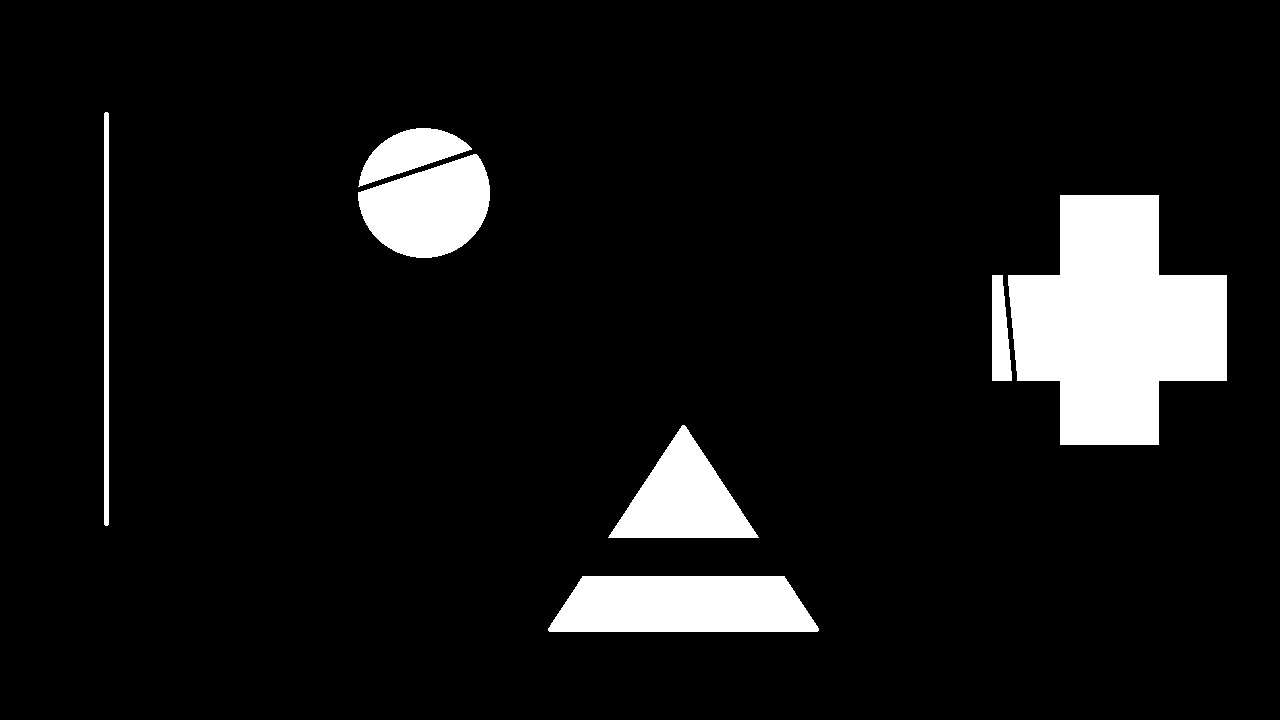
#> input picture practicum/operations_2.jpg, 1280 x 720 px; the run also reads 2 pictures not shown here
$ jupyter execute --allow-errors img_processing.ipynb
#> lines starting #> are read from the running program, lines starting #| are printed output that depends on the picture
[cell 1]
import cv2
import numpy as np

# to show the plot in the jupyter notebook
def show(x):
    display(Image.fromarray(x))

[cell 2]
img = cv2.imread("practicum/operations_2.jpg")
#> img is the input picture: shape (720, 1280, 3); min 0, max 255, mean 20.9

original =cv2.imread("practicum/operations_1.jpg")
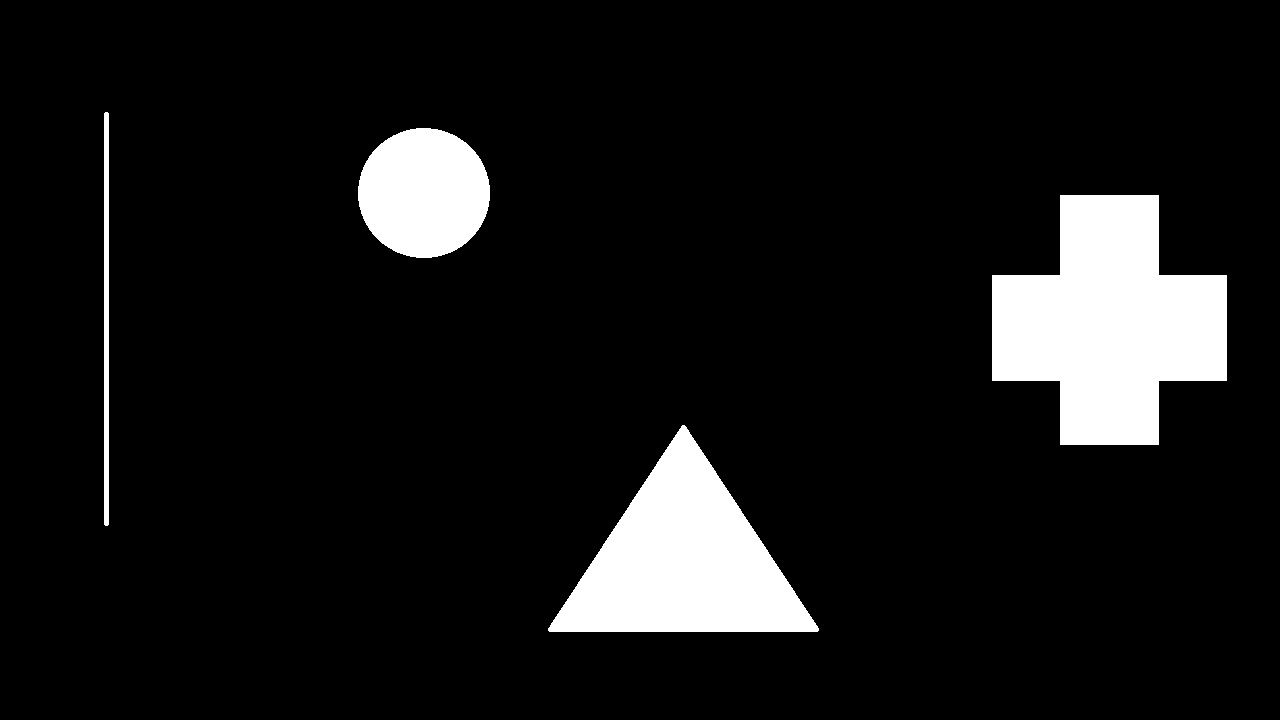
#> input picture practicum/operations_1.jpg, 1280 x 720 px
#> original is the input picture: shape (720, 1280, 3); min 0, max 255, mean 23.1
kernel = np.ones((50, 50),np.uint8)
result = cv2.morphologyEx(img, cv2.MORPH_CLOSE, kernel)
#> (the rest of this cell did not finish here and is left out)

[cell 3]
import cv2
import numpy as np
img = cv2.imread("practicum/operations_3.jpg",0)

kernel = np.ones((2, 2),np.uint8)
opening = cv2.morphologyEx(img, cv2.MORPH_OPEN, kernel)

kernel = np.ones((50, 50),np.uint8)
result = cv2.morphologyEx(opening, cv2.MORPH_CLOSE, kernel)
#> result: shape (720, 1280)


kernel2 = cv2.getStructuringElement(cv2.MORPH_RECT, (10,10))
result2 = cv2.morphologyEx(result, cv2.MORPH_CLOSE, kernel2)
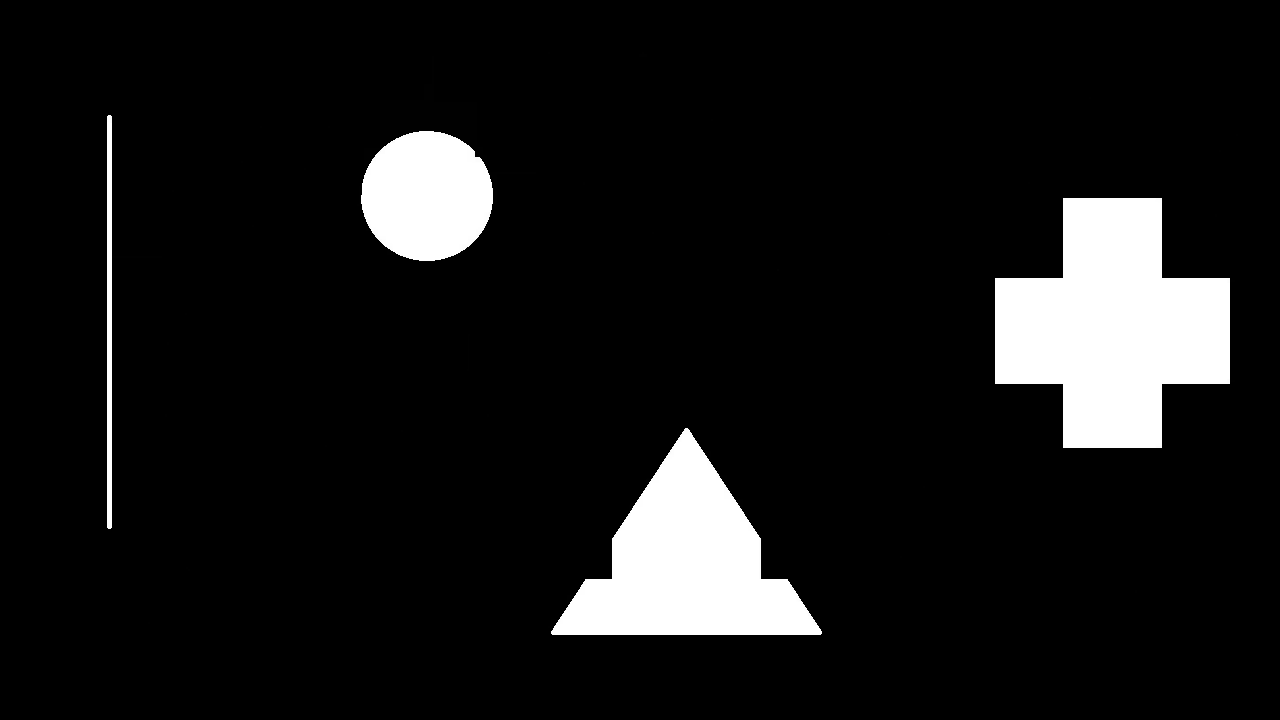
#> result2: shape (720, 1280); min 0, max 255, mean 22.8

kernel3 = cv2.getStructuringElement(cv2.MORPH_RECT, (30,30))

kernel3 = np.array([[1,0,0],[1,1,0],[1,1,1]])
result3 = cv2.morphologyEx(result2, cv2.MORPH_CLOSE, kernel2)

kernel3 = np.array([[1,0,0],[1,1,0],[1,1,1]])
result3 = cv2.morphologyEx(result3, cv2.MORPH_CLOSE, kernel2)

#> (the rest of this cell did not finish here and is left out)

[cell 4]
img = cv2.imread("practicum/operations_4.jpg",0)
#We use  closing with a 50x50 kernel of ones in order to fill the holes of
kernel = np.ones((50, 50),np.uint8)
closing = cv2.morphologyEx(img, cv2.MORPH_CLOSE, kernel)
#> (the rest of this cell did not finish here and is left out)

Unlike the operation4 the rest of the images are rather difficult to find an adequate kernel,morphology and kernel size that make it as perfect as the original image. The complexity of the problem is very high since there are 4 morphologies, infinite kernel size and shape, even we knew the features of each figure, they are yet different shapes and a single operation is difficult to fit them all. Hence we need to stack over the operations making the process even harder.

Below, I proposed a method that may drive to have 100% fit images.

I intended to correct the images automatically by using function cv2.subtract as the loss function, and each time the algorithm tries to find the best fit for three parameters: the kernel size, morphology and shape of the kernel by finding the best score (which means the least difference between the original image and the candidate).
However, after several trials, I eventually conclude that it is not viable doing in that way. Mainly because the substract function takes the global pixels, and gives back a global score. But what we have here are isolated local figures, hence having a good score does not necessarily mean to have a good local performance. Hence, I may need to implement genetic algorithm, especifically, the part of crossover between morphology. However, I don't have yet time for implementing it.

[cell 5]
#op2
#hyperparameters
################################################################################################
kernel_size=50
kernel_structure =["Ones","Rect","Ellipse","Cross"]
m  = ["dilation","erosion"]
path = ["practicum\operations_2.jpg","practicum\operations_3.jpg","practicum\operations_4.jpg"]
################################################################################################
original = cv2.imread("practicum\operations_1.jpg")
def implementation(path,kernel_size,kernel_structure,morphology):
#> called with path = 'practicum\\operations_2.jpg', kernel_size = 50
    hypers = []
    for morph in morphology: # dilation erosion
        res_lst = [100000000]
        hyper = [0,""]
        for s in kernel_structure:
            for k in range(3,kernel_size+1):
                if len(hypers) != 0:
                    ## class in an indept file
                    img = image_processing(path,hypers[morphology.index(morph-1)][0],hypers[morphology.index(morph-1)][1])
                else:
                    img = image_processing(path,kernel_structure,kernel_size)
                print(type(img))
                for i in range(10):#multiple level
                    if morph =="erosion":
                        img.erosion(k,s)
                    elif morph =="dilation":
                        img.dilation(k,s)
                    # [4 lines of commented-out code are left out]
                    print(i)
                    # subtract == our cost function
                    # cannot autograd
                    res = (np.asarray(original) -np.asarray(img.image))**2
                    if res.sum() < min(res_lst):
                        res_lst.append(res.sum())
                        hyper = [k,s]
        print(hyper)
        hypers.append(hyper)
#> after the loop, hypers = []
    return min(res_lst),hypers,img

#> (the rest of this cell did not finish here and is left out)
